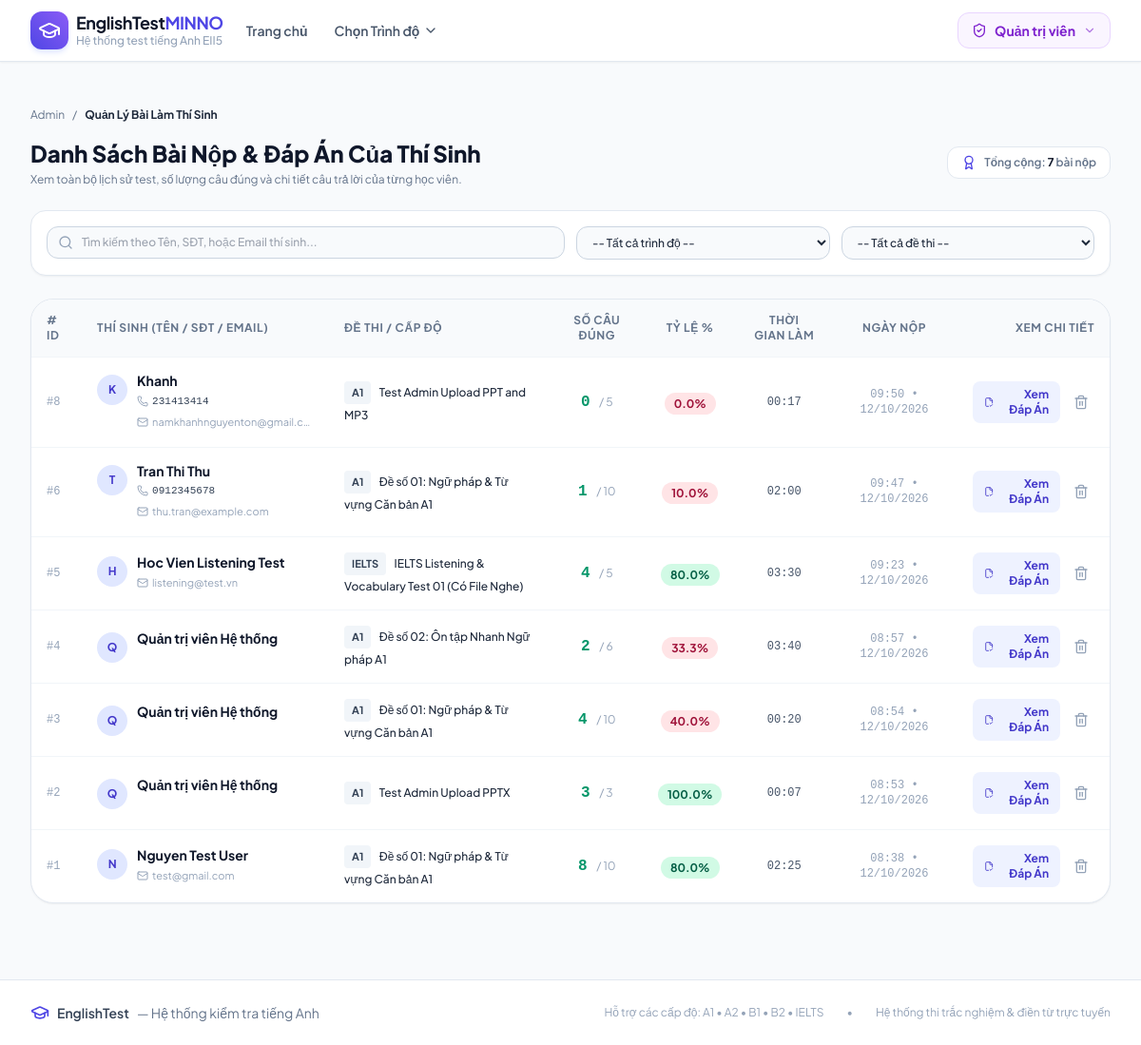
The page /admin/submissions (signed in) on the database its author committed.
### models.py (models this page shows)
class Submission(db.Model):
    __tablename__ = 'submissions'
    id = db.Column(db.Integer, primary_key=True)
    test_id = db.Column(db.Integer, db.ForeignKey('tests.id', ondelete='CASCADE'), nullable=False)
    user_id = db.Column(db.Integer, db.ForeignKey('users.id', ondelete='SET NULL'), nullable=True)
    student_name = db.Column(db.String(120), nullable=False, default='Thí sinh')
    student_email = db.Column(db.String(120), nullable=True)
    student_phone = db.Column(db.String(50), nullable=True)
    total_questions = db.Column(db.Integer, default=0)
    correct_count = db.Column(db.Integer, default=0)
    wrong_count = db.Column(db.Integer, default=0)
    unanswered_count = db.Column(db.Integer, default=0)
    score = db.Column(db.Float, default=0.0)
    percentage = db.Column(db.Float, default=0.0)
    is_passed = db.Column(db.Boolean, default=False)
    time_taken_seconds = db.Column(db.Integer, default=0)
    submitted_at = db.Column(db.DateTime, default=datetime.utcnow)
    answers = db.relationship('SubmissionAnswer', backref='submission', lazy=True, cascade='all, delete-orphan', order_by='SubmissionAnswer.question_number')
    @property
    def formatted_time(self):
        minutes = self.time_taken_seconds // 60
        seconds = self.time_taken_seconds % 60
        return f"{minutes:02d}:{seconds:02d}"

class Level(db.Model):
    __tablename__ = 'levels'
    id = db.Column(db.Integer, primary_key=True)
    code = db.Column(db.String(20), unique=True, nullable=False)  # 'A1', 'A2', 'B1', 'B2', 'C1', 'IELTS'
    name = db.Column(db.String(100), nullable=False)              # 'Trình độ A1 - Căn bản'
    description = db.Column(db.Text, nullable=True)
    badge_color = db.Column(db.String(30), default='blue')        # 'blue', 'green', 'amber', 'purple', 'rose'
    icon_name = db.Column(db.String(50), default='book-open')
    order_num = db.Column(db.Integer, default=1)
    is_active = db.Column(db.Boolean, default=True)
    created_at = db.Column(db.DateTime, default=datetime.utcnow)
    tests = db.relationship('Test', backref='level', lazy=True, cascade='all, delete-orphan')
    @property
    def active_tests_count(self):
        return len([t for t in self.tests if t.is_active])

class Test(db.Model):
    __tablename__ = 'tests'
    id = db.Column(db.Integer, primary_key=True)
    level_id = db.Column(db.Integer, db.ForeignKey('levels.id', ondelete='CASCADE'), nullable=False)
    title = db.Column(db.String(200), nullable=False)
    description = db.Column(db.Text, nullable=True)
    ppt_filename = db.Column(db.String(255), nullable=True)      # Original filename
    ppt_filepath = db.Column(db.String(500), nullable=True)      # Relative or abs path to ppt file
    slides_folder = db.Column(db.String(500), nullable=True)     # Relative folder under static/ containing slide images
    audio_filename = db.Column(db.String(255), nullable=True)    # Original audio filename (.mp3, .wav)
    audio_filepath = db.Column(db.String(500), nullable=True)    # Relative path under static/ to audio file
    total_slides = db.Column(db.Integer, default=0)
    time_limit_minutes = db.Column(db.Integer, default=15)       # 0 = unlimited
    total_questions = db.Column(db.Integer, default=10)
    pass_percentage = db.Column(db.Integer, default=50)
    is_active = db.Column(db.Boolean, default=True)
    created_at = db.Column(db.DateTime, default=datetime.utcnow)
    questions = db.relationship('Question', backref='test', lazy=True, cascade='all, delete-orphan', order_by='Question.question_number')
    submissions = db.relationship('Submission', backref='test', lazy=True, cascade='all, delete-orphan')

### app.py (the view, shortened to what this page needs)
@app.route('/admin/submissions')
@admin_required
def admin_submissions():
    level_id = request.args.get('level_id', type=int)
    test_id = request.args.get('test_id', type=int)
    search_q = request.args.get('q', '').strip()
    query = Submission.query.join(Test)
    if level_id:
        query = query.filter(Test.level_id == level_id)
    if test_id:
        query = query.filter(Submission.test_id == test_id)
    submissions = query.order_by(Submission.submitted_at.desc()).all()
    levels = Level.query.order_by(Level.order_num).all()
    tests = Test.query.order_by(Test.title).all()
    return render_template(
        'admin/submissions.html',
        submissions=submissions,
        levels=levels,
        tests=tests,
        selected_level=level_id,
        selected_test=test_id,
        search_q=search_q
    )

### app.py (called while the page is built)
def staff_required(f):
    @wraps(f)
    def decorated_function(*args, **kwargs):
        user_id = session.get('user_id')
        role = session.get('role')
        if not user_id or role not in ('admin', 'teacher'):
            flash('Vui lòng đăng nhập với tài khoản Quản trị viên hoặc Giáo viên.', 'warning')
            return redirect(url_for('admin_login', next=request.path))
        user = User.query.get(user_id)
        if not user or user.role not in ('admin', 'teacher'):
            session.clear()
            flash('Phiên đăng nhập đã hết hạn. Vui lòng đăng nhập lại.', 'warning')
            return redirect(url_for('admin_login', next=request.path))
        return f(*args, **kwargs)
    return decorated_function

@app.context_processor
def inject_globals():
    levels = Level.query.filter_by(is_active=True).order_by(Level.order_num).all()
    current_user = None
    if session.get('user_id'):
        current_user = User.query.get(session.get('user_id'))
    return {
        'all_levels': levels,
        'current_user': current_user,
        'is_admin': session.get('role') == 'admin',
        'is_teacher': session.get('role') == 'teacher',
        'is_staff': session.get('role') in ('admin', 'teacher'),
        'candidate_name': session.get('student_name'),
        'candidate_phone': session.get('student_phone'),
        'candidate_email': session.get('student_email')
    }

### templates/admin/submissions.html (shortened to what this page needs)
{% extends 'base.html' %}
{% block content %}
<div class="max-w-7xl mx-auto px-4 sm:px-6 lg:px-8 py-8">
    <div class="flex items-center space-x-2 text-xs text-slate-500 mb-4">
        <a href="{{ url_for('admin_dashboard') }}" class="hover:text-indigo-600">Admin</a>
        <span>/</span>
        <span class="text-slate-800 font-bold">Quản Lý Bài Làm Thí Sinh</span>
    </div>
    <div class="flex flex-col md:flex-row md:items-center justify-between gap-4 mb-6">
        <div>
            <h1 class="text-2xl font-extrabold text-slate-900">
                Danh Sách Bài Nộp & Đáp Án Của Thí Sinh
            </h1>
            <p class="text-xs text-slate-500 mt-1">
                Xem toàn bộ lịch sử test, số lượng câu đúng và chi tiết câu trả lời của từng học viên.
            </p>
        </div>
        <div class="flex items-center space-x-2 text-xs font-semibold text-slate-500 bg-white px-3.5 py-2 rounded-xl border border-slate-200">
            <i data-lucide="award" class="w-4 h-4 text-indigo-600"></i>
            <span>Tổng cộng: <strong class="text-slate-900 font-bold">{{ submissions|length }}</strong> bài nộp</span>
        </div>
    </div>
    <div class="bg-white rounded-2xl border border-slate-200 p-4 mb-6 shadow-sm">
        <form method="GET" action="{{ url_for('admin_submissions') }}" class="grid grid-cols-1 md:grid-cols-4 gap-3">
            <div class="md:col-span-2">
                <div class="relative">
                    <div class="absolute inset-y-0 left-0 pl-3 flex items-center pointer-events-none text-slate-400">
                    </div>
                    <input
                        type="text"
                        name="q"
                        value="{{ search_q }}"
                        placeholder="Tìm kiếm theo Tên, SĐT, hoặc Email thí sinh..."
                        class="w-full pl-9 pr-3.5 py-2 text-xs bg-slate-50 border border-slate-300 rounded-xl focus:ring-2 focus:ring-indigo-500 font-medium"
                    >
                </div>
            </div>
            <div>
                <select name="level_id" class="w-full px-3 py-2 text-xs bg-slate-50 border border-slate-300 rounded-xl focus:ring-2 focus:ring-indigo-500 font-medium" onchange="this.form.submit()">
                    <option value="">-- Tất cả trình độ --</option>
                </select>
            </div>
            <div class="flex items-center space-x-2">
                <select name="test_id" class="w-full px-3 py-2 text-xs bg-slate-50 border border-slate-300 rounded-xl focus:ring-2 focus:ring-indigo-500 font-medium" onchange="this.form.submit()">
                    <option value="">-- Tất cả đề thi --</option>
                </select>
            </div>
        </form>
    </div>
    <div class="bg-white rounded-3xl border border-slate-200 shadow-sm overflow-hidden">
        {% if submissions %}
        <div class="overflow-x-auto">
            <table class="w-full text-left border-collapse text-sm">
                <thead>
                    <tr class="bg-slate-50 text-slate-500 font-bold text-xs uppercase tracking-wider border-b border-slate-100">
                        <th class="py-3.5 px-4"># ID</th>
                        <th class="py-3.5 px-4">Thí Sinh (Tên / SĐT / Email)</th>
                        <th class="py-3.5 px-4">Đề Thi / Cấp Độ</th>
                        <th class="py-3.5 px-4 text-center">Số Câu Đúng</th>
                        <th class="py-3.5 px-4 text-center">Tỷ Lệ %</th>
                        <th class="py-3.5 px-4 text-center">Thời Gian Làm</th>
                        <th class="py-3.5 px-4 text-center">Ngày Nộp</th>
                        <th class="py-3.5 px-4 text-right">Xem Chi Tiết</th>
                    </tr>
                </thead>
                <tbody class="divide-y divide-slate-100">
                    {% for sub in submissions %}
                    <tr class="hover:bg-slate-50/80 transition">
                        <td class="py-4 px-4 font-mono text-xs text-slate-400">#{{ sub.id }}</td>
                        <td class="py-4 px-4">
                            <div class="flex items-start space-x-2.5">
                                <div class="w-8 h-8 rounded-full bg-indigo-100 text-indigo-700 font-bold text-xs flex items-center justify-center flex-shrink-0 mt-0.5">
                                    {{ sub.student_name[:1] }}
                                </div>
                                <div>
                                    <p class="font-bold text-slate-900 text-sm leading-tight">{{ sub.student_name }}</p>
                                    <div class="flex flex-col text-[11px] text-slate-500 mt-0.5 space-y-0.5">
                                        {% if sub.student_phone %}
                                        <span class="flex items-center space-x-1 font-mono text-slate-700">
                                            <i data-lucide="phone" class="w-3 h-3 text-slate-400"></i>
                                            <span>{{ sub.student_phone }}</span>
                                        </span>
                                        {% endif %}
                                        {% if sub.student_email %}
                                        <span class="flex items-center space-x-1 text-slate-400">
                                            <i data-lucide="mail" class="w-3 h-3 text-slate-400"></i>
                                            <span class="truncate max-w-[170px]">{{ sub.student_email }}</span>
                                        </span>
                                        {% endif %}
                                    </div>
                                </div>
                            </div>
                        </td>
                        <td class="py-4 px-4">
                            <span class="inline-flex items-center px-2 py-0.5 rounded text-[11px] font-bold bg-slate-100 text-slate-700 mr-1.5">
                                {{ sub.test.level.code }}
                            </span>
                            <span class="text-xs text-slate-800 font-medium">{{ sub.test.title }}</span>
                        </td>
                        <td class="py-4 px-4 text-center">
                            <span class="text-base font-extrabold text-emerald-600 font-mono">
                                {{ sub.correct_count }}
                            </span>
                            <span class="text-xs text-slate-400">/ {{ sub.total_questions }}</span>
                        </td>
                        <td class="py-4 px-4 text-center">
                            <span class="px-2.5 py-1 rounded-full text-xs font-bold
                                {% if sub.is_passed %}bg-emerald-100 text-emerald-800{% else %}bg-rose-100 text-rose-800{% endif %}">
                                {{ sub.percentage }}%
                            </span>
                        </td>
                        <td class="py-4 px-4 text-center text-xs font-mono text-slate-600">
                            {{ sub.formatted_time }}
                        </td>
                        <td class="py-4 px-4 text-center text-xs text-slate-400 font-mono">
                            {{ sub.submitted_at.strftime('%H:%M • %d/%m/%Y') }}
                        </td>
                        <td class="py-4 px-4 text-right">
                            <div class="flex items-center justify-end space-x-2">
                                <a href="{{ url_for('admin_submission_detail', submission_id=sub.id) }}" class="inline-flex items-center space-x-1.5 px-3 py-1.5 text-xs font-bold text-indigo-700 bg-indigo-50 hover:bg-indigo-100 rounded-lg transition" title="Xem chi tiết đáp án thí sinh đã điền">
                                    <i data-lucide="file-check-2" class="w-3.5 h-3.5"></i>
                                    <span>Xem Đáp Án</span>
                                </a>
                                <form method="POST" action="{{ url_for('admin_delete_submission', submission_id=sub.id) }}" onsubmit="return confirm('Bạn có chắc muốn xóa bài làm này?')" class="inline">
                                    <button type="submit" class="p-1.5 text-slate-400 hover:text-rose-600 rounded-lg hover:bg-rose-50 transition" title="Xóa bài làm">
                                        <i data-lucide="trash-2" class="w-4 h-4"></i>
                                    </button>
                                </form>
                            </div>
                        </td>
                    </tr>
                    {% endfor %}
                </tbody>
            </table>
        </div>
        {% endif %}
    </div>
</div>
{% endblock %}

### rows shown on the page
Submission: id "8", student_name "K", student_name "Khanh", student_phone "231413414", student_email "namkhanhnguyenton@gmail.c…", test.level.code "A1", test "Test Admin Upload PPT and MP3", correct_count "0", total_questions "5", percentage "0.0", formatted_time "00:17", submitted_at "09:50 • 12/10/2026"
Submission: id "6", student_name "T", student_name "Tran Thi Thu", student_phone "0912345678", student_email "thu.tran@example.com", test.level.code "A1", test "Đề số 01: Ngữ pháp & Từ vựng Căn bản A1", correct_count "1", total_questions "10", percentage "10.0", formatted_time "02:00", submitted_at "09:47 • 12/10/2026"
Submission: id "5", student_name "H", student_name "Hoc Vien Listening Test", student_email "listening@test.vn", test.level.code "IELTS", test "IELTS Listening & Vocabulary Test 01 (Có File Nghe)", correct_count "4", total_questions "5", percentage "80.0", formatted_time "03:30", submitted_at "09:23 • 12/10/2026"
Submission: id "4", student_name "Q", student_name "Quản trị viên Hệ thống", test.level.code "A1", test "Đề số 02: Ôn tập Nhanh Ngữ pháp A1", correct_count "2", total_questions "6", percentage "33.3", formatted_time "03:40", submitted_at "08:57 • 12/10/2026"
Submission: id "3", student_name "Q", student_name "Quản trị viên Hệ thống", test.level.code "A1", test "Đề số 01: Ngữ pháp & Từ vựng Căn bản A1", correct_count "4", total_questions "10", percentage "40.0", formatted_time "00:20", submitted_at "08:54 • 12/10/2026"
Submission: id "2", student_name "Q", student_name "Quản trị viên Hệ thống", test.level.code "A1", test "Test Admin Upload PPTX", correct_count "3", total_questions "3", percentage "100.0", formatted_time "00:07", submitted_at "08:53 • 12/10/2026"
Submission: id "1", student_name "N", student_name "Nguyen Test User", student_email "test@gmail.com", test.level.code "A1", test "Đề số 01: Ngữ pháp & Từ vựng Căn bản A1", correct_count "8", total_questions "10", percentage "80.0", formatted_time "02:25", submitted_at "08:38 • 12/10/2026"

### other values the page prints
{{ submissions|length }} "7"
